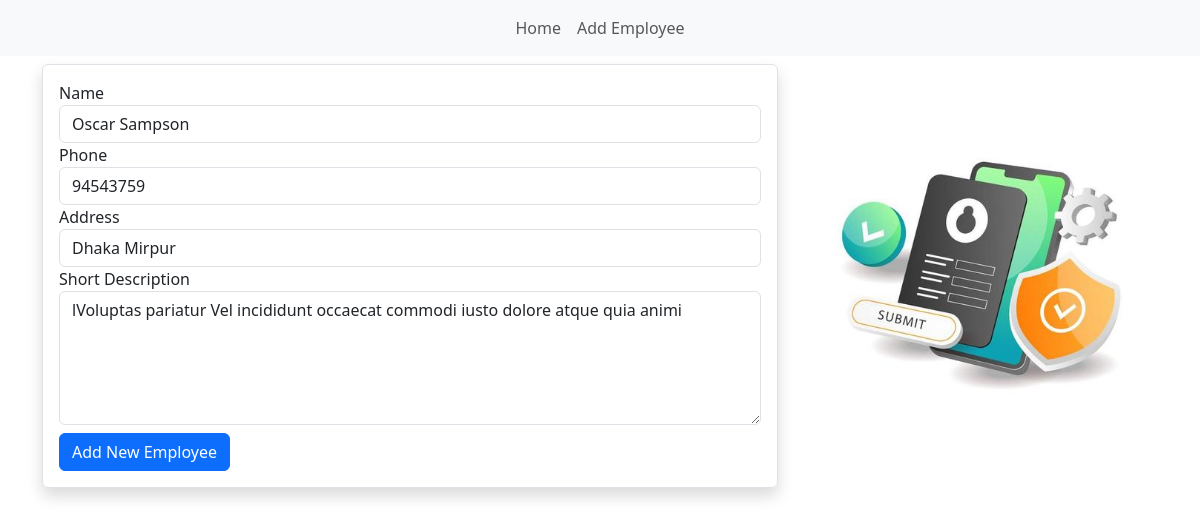
Screenshot of /3/update/ with the database file from the repository.
### employee/models.py (models this page shows, shortened)
class Employee(models.Model):
    name = models.CharField(max_length=200)
    address = models.CharField(max_length=200)
    phone = models.CharField(max_length=200, unique=True)
    salary = models.DecimalField(decimal_places=2, max_digits=10)
    designation = models.CharField(max_length=100)
    short_desc = models.TextField(blank=True)

### employee/views.py (the view)
# urls.py: path('<int:pk>/update/',views.update_employee,name='update'),
def update_employee(request,pk):
    obj = Employee.objects.get(id=pk)
    form = UpdateEmployeeForm(instance=obj)
    if request.method == 'POST':
        form = UpdateEmployeeForm(request.POST, instance=obj)
        if form.is_valid():
            form.save()
            return redirect('home')
    return render(request,'employee/update.html',{'form':form})

### employee/forms.py
class UpdateEmployeeForm(EmployeeForm): # ops last time i inherit this form :)
    class Meta:
        model = Employee
        exclude = ('salary','designation')

### employee/templates/employee/update.html (shortened to what this page needs)
{% extends 'base.html' %}
{% load static %}
{% block content %}
{% include 'nav.html' %}
<div class="container">
    <div class="row">
        <div class="col-8 ">
            <form action="" method="post" class="w-80 border shadow rounded p-3 my-2   ">
                <div class="form-group">
                    <label for="">Name</label>
                    {{form.name}}
                </div>
                <div class="row">
                    <div class="col">
                        <div class="form-group">
                            <label for="">Phone</label>
                            {{form.phone}}
                        </div>
                    </div>
                </div>
                <div class="row">
                    <div class="col">
                        <div class="form-group">
                            <label for="">Address</label>
                            {{form.address}}
                        </div>
                    </div>
                </div>
                <div class="form-group">
                    <label for="">Short Description</label>
                    {{form.short_desc}}
                </div>
                <input class="mt-2 btn btn-primary " type="submit" value="Add New Employee">
            </form>
        </div>
        <div class="col-4 align-items-center justify-content-center d-flex">
            <div class="reg-img">
                <img src="{% static 'images/form-vector.jpg' %}" class="img-fluid" alt="">
            </div>
        </div>
    </div>
</div>
{% endblock %}

### rows the page displays
Employee: name "Oscar Sampson", phone "94543759", address "Dhaka Mirpur", short_desc "lVoluptas pariatur Vel incididunt occaecat commodi iusto dolore atque quia animi"
